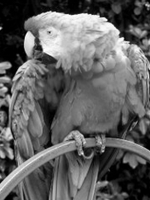
#> input picture Intro OpenCV and Matplotlib/Grayscale_8bits_palette_sample_image.png, 150 x 200 px
$ jupyter execute --allow-errors intro-opencv-and-matplotlib.ipynb
#> lines starting #> are read from the running program, lines starting #| are printed output that depends on the picture
[cell 1]
import pandas as pd
import numpy as np
import seaborn as sns
import matplotlib.pyplot as plt
import cv2
import pathlib

## Loading Cats 😺 & Dogs 🐶

[cell 2]
data_dir = pathlib.Path('../Datasets/Cats and Dogs/')
train_dir = data_dir/'training_set'
test_dir = data_dir/'test_set'

#### Files

[cell 3]
train_img=[]
for img in train_dir.rglob('*.jpg'):
    train_img.append(img)

test_img = [img for img in test_dir.rglob('*.jpg')]

#### Read the Image

#> (a cell that did not finish here is left out)

#### Inspect the Shape

#> (a cell that did not finish here is left out)

## Understanding an Image

[cell 6]
# lets read in a gray scale image.
gray_scale_img = plt.imread('./Grayscale_8bits_palette_sample_image.png')
#> gray_scale_img is the input picture: shape (200, 150) float32; min 0, max 1, mean 0.381
gray_scale_img.shape
#> Out = (200, 150)

#### Lets cut out a patch from the image

[cell 7]
fig,ax = plt.subplots(nrows=1, ncols=2)
ax[0].matshow(gray_scale_img, cmap=plt.cm.binary)
ax[1].matshow(gray_scale_img[10:50,20:60], cmap=plt.cm.binary);
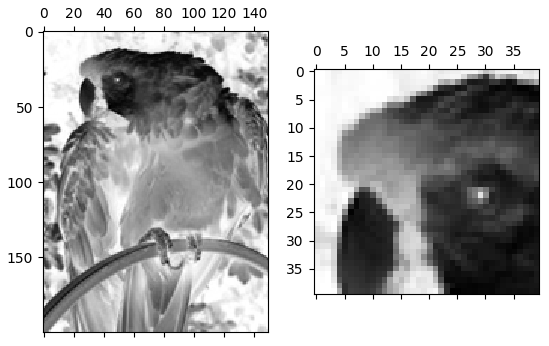
#> figure drawn by matplotlib, 2 panels

[cell 8]
plt.figure(figsize=(20,20))
sns.heatmap(gray_scale_img[10:50,20:30], annot=True)
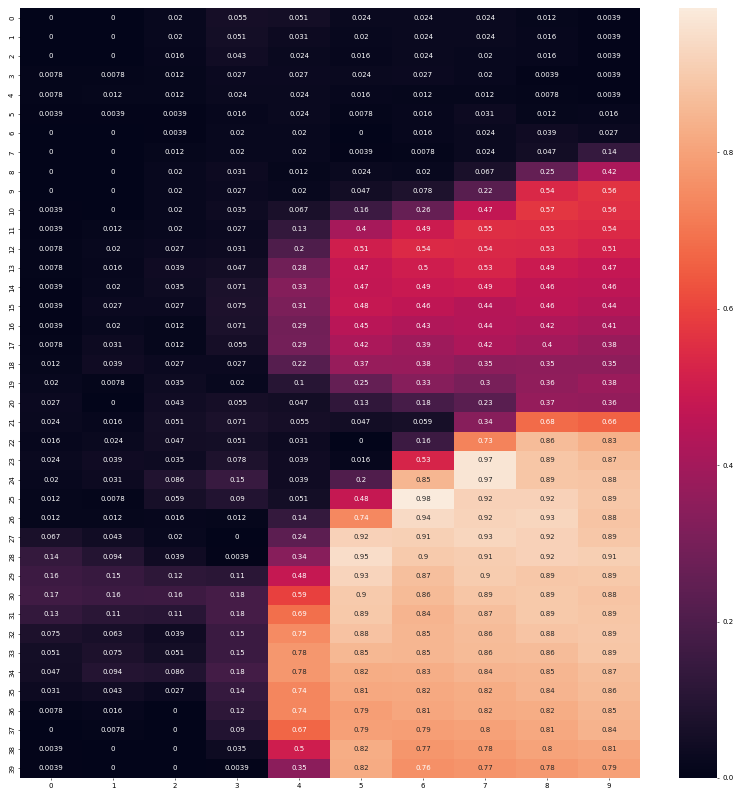
#> figure drawn by matplotlib, 2 panels

[cell 9]
(pd.Series(gray_scale_img.flatten(), name='Gray Scale Image')
   .plot(kind='hist', figsize=(15,5), title='Distribution', bins=50, edgecolor='k')
)
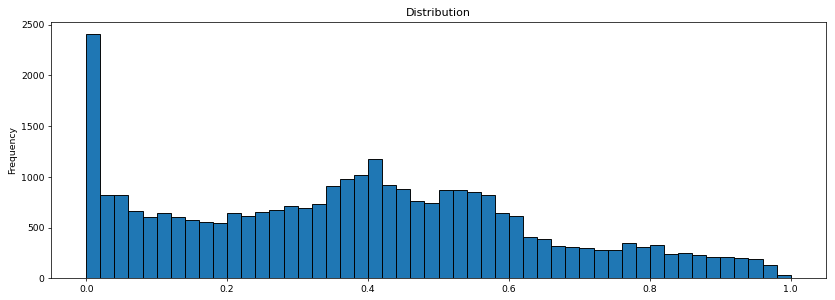
#> figure drawn by matplotlib, 1 panel; tallest bar 2408 high, from x = 0 to 0.02
